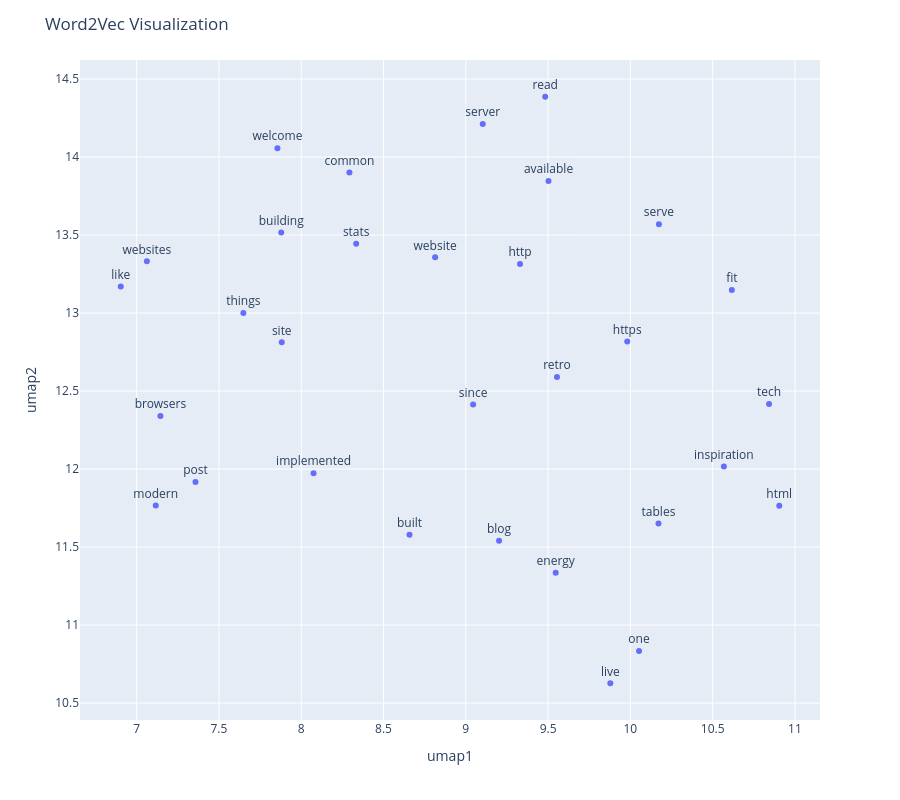

The notebook cell this image was saved under:
### Code cell
from umap import UMAP

X = UMAP(n_neighbors=5, random_state=42).fit_transform(w2v.vectors)

df2 = pd.DataFrame(X, columns=['umap1', 'umap2'])
df2['word'] = w2v.index_to_key

fig = px.scatter(df2, x='umap1', y='umap2', text='word')
fig.update_traces(textposition='top center')
fig.update_layout(height = 800,
                  title_text = 'Word2Vec Visualization')
fig.show()

### Figure 1 — Plotly figure (JSON) as saved in the notebook; plotly's stock layout.template omitted (floating-point values rounded to 4 significant figures)
{"data": [{"hovertemplate": "umap1=%{x}<br>umap2=%{y}<br>word=%{text}<extra></extra>", "legendgroup": "", "marker": {"color": "#636efa", "symbol": "circle"}, "mode": "markers+text", "name": "", "orientation": "v", "showlegend": false, "text": ["retro", "browsers", "things", "website", "one", "common", "inspiration", "serve", "websites", "since", "server", "stats", "energy", "live", "http", "modern", "https", "available", "site", "fit", "building", "blog", "post", "built", "read", "tables", "html", "like", "tech", "implemented", "welcome"], "textposition": "top center", "type": "scatter", "x": [9.554, 7.144, 7.648, 8.814, 10.05, 8.293, 10.57, 10.17, 7.062, 9.044, 9.103, 8.334, 9.546, 9.878, 9.329, 7.116, 9.981, 9.503, 7.882, 10.62, 7.878, 9.202, 7.357, 8.658, 9.482, 10.17, 10.9, 6.903, 10.84, 8.075, 7.855], "xaxis": "x", "y": [12.59, 12.34, 13.0, 13.36, 10.83, 13.9, 12.02, 13.57, 13.33, 12.41, 14.21, 13.44, 11.33, 10.63, 13.32, 11.77, 12.82, 13.85, 12.81, 13.15, 13.52, 11.54, 11.92, 11.58, 14.39, 11.65, 11.77, 13.17, 12.42, 11.97, 14.06], "yaxis": "y"}], "layout": {"height": 800, "legend": {"tracegroupgap": 0}, "margin": {"t": 60}, "title": {"text": "Word2Vec Visualization"}, "xaxis": {"anchor": "y", "domain": [0, 1], "title": {"text": "umap1"}}, "yaxis": {"anchor": "x", "domain": [0, 1], "title": {"text": "umap2"}}}}
